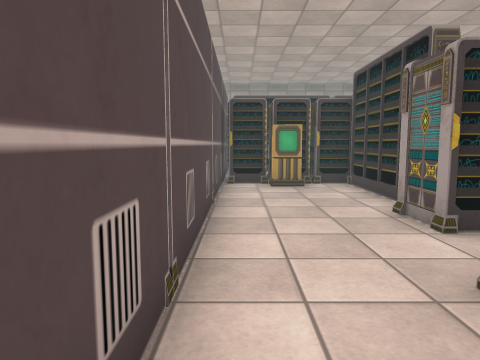
view 1 (above)

21 first-person views from a walk through a scene from a Unity 3-D project. The camera is 1.2 m above the floor, tilts 6° down and sees 70° across. The floor is counted in squares, 1 m on a side. Each view is taken from the middle of a square. On the plan, view 1 faces up. The plan holds only what a view shows up to about 14 squares ahead; the rest is blank. The player character is not drawn. Some surface patterns are stand-ins.

view 2
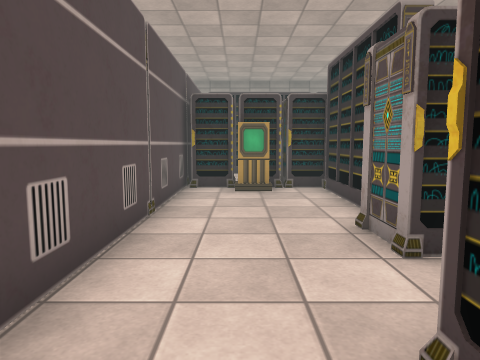

view 3
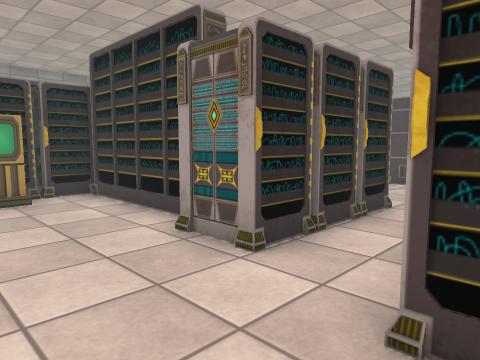

view 4
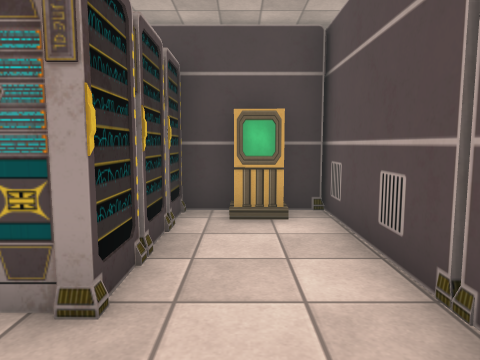

view 5
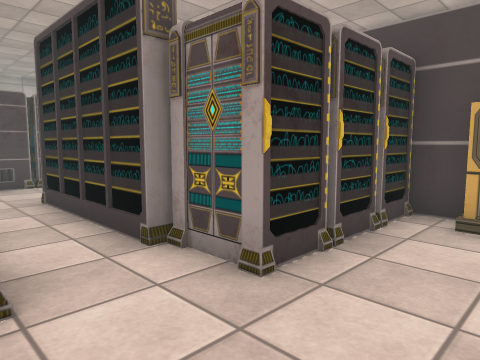

view 6
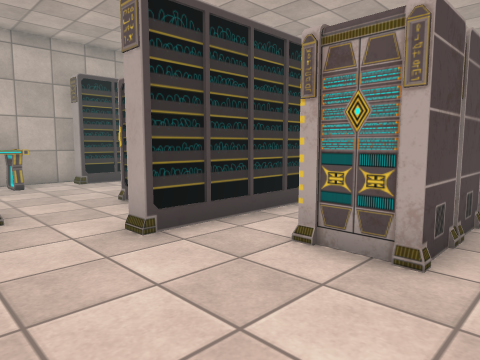

view 7
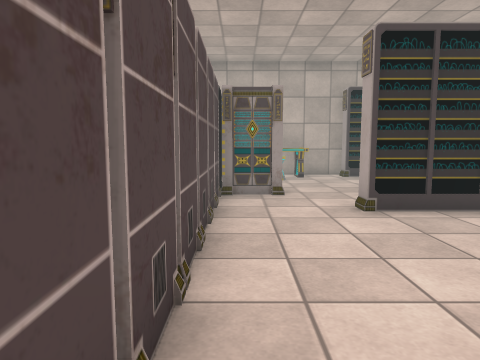

view 8
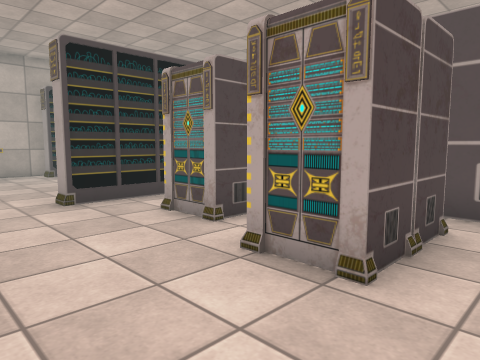

view 9
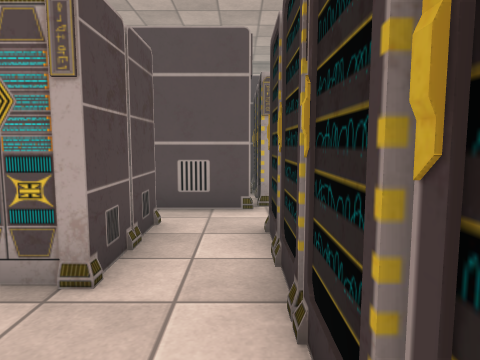

view 10
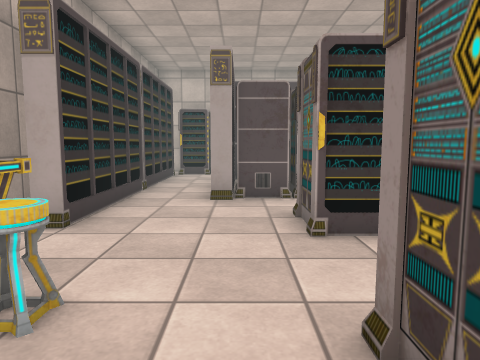

view 11
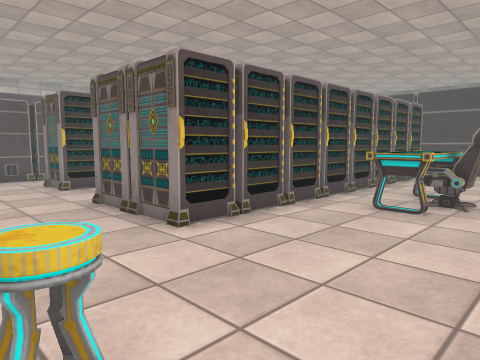

view 12
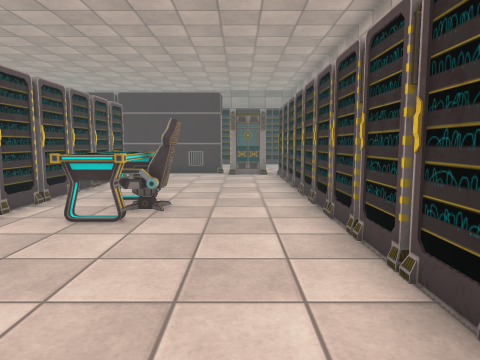

view 13
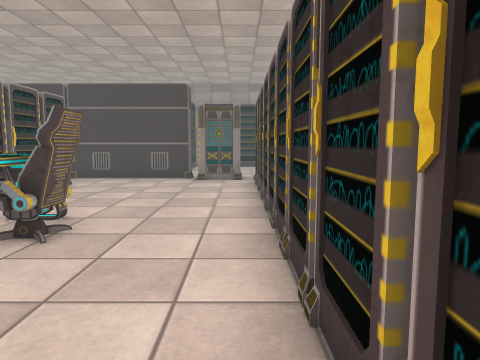

view 14
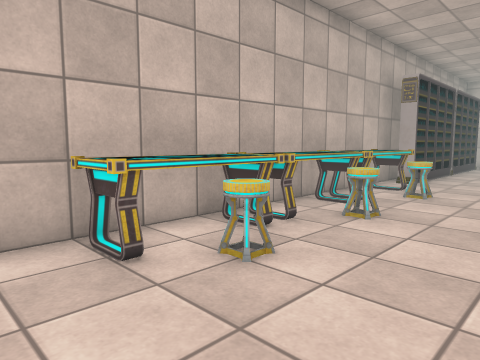

view 15
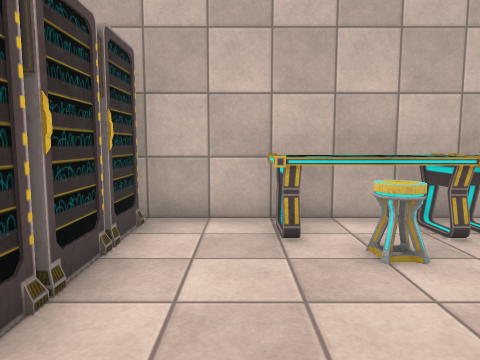

view 16
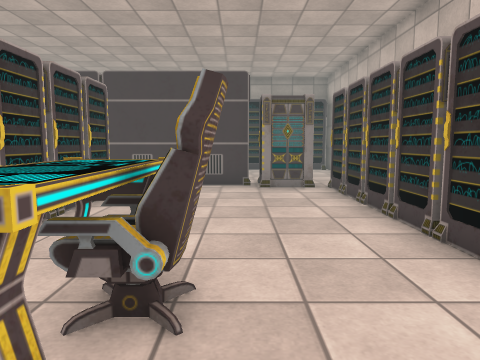

view 17
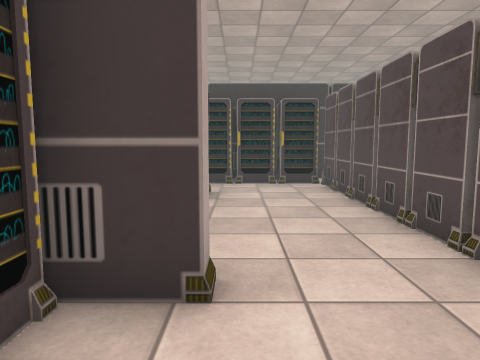

view 18
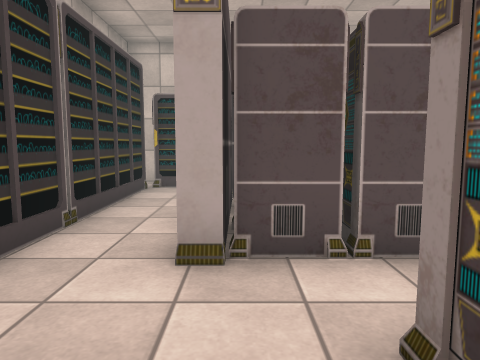

view 19
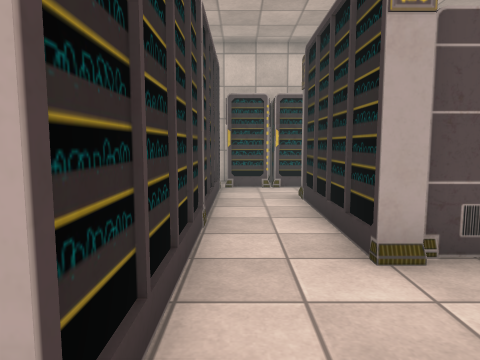

view 20
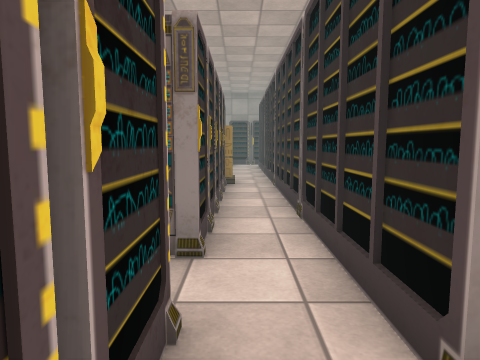

view 21
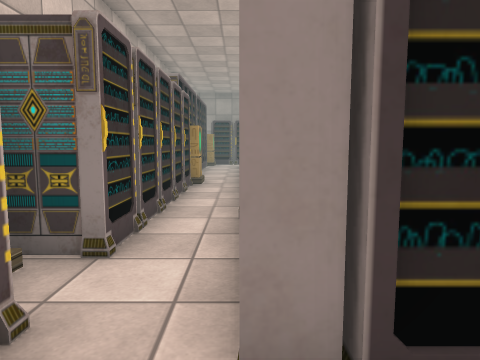

### Floor plan
Points are (right, up) in squares from view 1. A wall is a line through its corners. A room is listed if a view was taken in it or the views show most of it. See-through windows are left out.
Room 1 (views 1, 2, 3, 4, 5)
walls: (3.4, 6.6) (3.4, 10.4) (-0.4, 10.4); (5.2, 4.6) (2.8, 4.6) (2.8, 6); (-0.5, -1.2) (2, -1.2) (2, 2.7) (3.6, 2.7) (3.6, 2.9) (6.5, 2.9); (6.6, 4.6) (5.4, 4.6); (3.7, -1.6) (0.5, -1.6); (0.5, -3.6) (3.5, -3.6); (-0.5, 11.6) (-0.5, -1.5)
ways out: opening at (6, 4) to room 2; opening at (2.5, -2.5) to room 3; opening at (-0.5, -2.5) to room 4
objects: other object (1, -1); other object (1, 10)
Room 2 (views 6, 7, 8, 9, 17)
walls: (10.5, 3.8) (10.5, 6.2); (10.5, 6.4) (10.5, 10.4) (7.9, 10.4); (6.6, 6) (6.6, 4.6); (6.5, 2.9) (7.7, 2.9) (7.7, 2.5) (6.6, 2.5) (6.6, -0.1); (8.9, 0.9) (10.5, 0.9) (10.5, 3.6); (7.2, 8.7) (7.2, 7.2)
ways out: opening at (6, 4) to room 1; opening at (7.5, 0.5) to room 3; opening at (6.5, 9.5) to room 5
Room 3 (views 10, 11, 12, 13, 14, 15, 16, 18, 19)
walls: (11.9, 1) (11.9, -0.1) (8.9, -0.1); (11.9, 3.6) (11.9, 1.1); (11.9, 6.3) (11.9, 3.8); (17.5, 3.8) (17.5, 6.2); (17.5, 6.4) (17.5, 11.5); (6.6, -0.1) (5.1, -0.1); (17.5, -4.1) (17.5, 3.6); (11.9, 10.3) (11.9, 6.4); (3.4, 1) (3.4, -1.1); (15.3, 11.9) (10.6, 11.9); (17.1, 11.5) (15.6, 11.5); (4.8, -4.5) (17.8, -4.5); (3.5, -3.6) (6.2, -3.6) (6.2, -4); (2.4, -1.2) (3.7, -1.2) (3.7, -1.6)
ways out: opening at (2.5, -2.5) to room 1; opening at (7.5, 0.5) to room 2
objects: other object (8, -4) to (10, -3); other object (11, -4) to (12, -3); other object (13, -4) to (15, -3); other object (13, 3) to (14, 5); other object (14, 4) to (15, 5)
Room 4 (views 20, 21)
walls: (-2.4, 1.8) (-2.4, 0.6) (-3.5, 0.6); (-2.4, -0.9) (-2.4, -3.6) (0.5, -3.6); (-0.5, -1.8) (-0.5, -1.2); (-2.4, 4.4) (-2.4, 1.9); (0.5, -1.6) (-1, -1.6) (-1, 7.5); (-2.4, 7) (-2.4, 4.5)
ways out: opening at (-0.5, -2.5) to room 1; opening at (-2, 7)
objects: other object (-3, 0)
Room 5 (no view inside)
walls: (3.7, 10.2) (3.7, 8.4); (4.8, 8.7) (7.2, 8.7); (7.7, 10.4) (5.2, 10.4)
ways out: opening at (6.5, 9.5) to room 2

Positions as (right, up) in squares from view 1, and headings:
1: (0, 0), facing up
2: (1, 1), facing up
3: (0, 2), facing up-right
4: (1, 5), facing down
5: (0, 5), facing down-right
6: (10, 7), facing down-left
7: (10, 9), facing down
8: (10, 10), facing down-left
9: (10, 10), facing left
10: (11, -1), facing left
11: (16, -3), facing up-left
12: (16, -2), facing up
13: (17, 0), facing up
14: (17, 0), facing down-left
15: (16, 1), facing down
16: (15, 2), facing up
17: (8, 0), facing up
18: (7, -1), facing left
19: (7, -3), facing left
20: (-2, -3), facing up
21: (-1, -3), facing up
